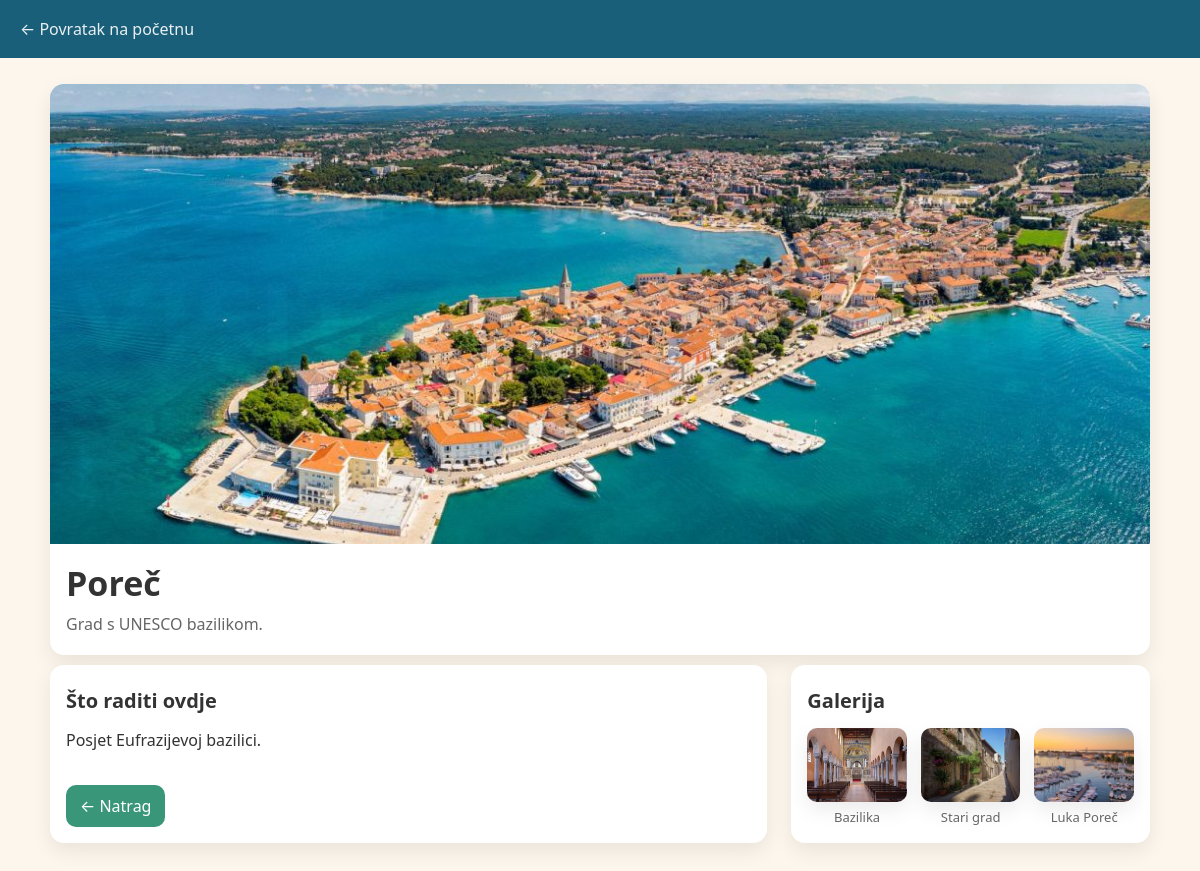
Page /city.php?id=5 on the committed database.
### tables this page shows
CREATE TABLE cities (
    id INT AUTO_INCREMENT PRIMARY KEY,
    name VARCHAR(255) NOT NULL,
    description TEXT NOT NULL,
    attractions TEXT,
    image VARCHAR(255)
);

CREATE TABLE city_images (
  id INT AUTO_INCREMENT PRIMARY KEY,
  city_id INT NOT NULL,
  image VARCHAR(255) NOT NULL,
  alt_text VARCHAR(255) DEFAULT NULL,
  FOREIGN KEY (city_id) REFERENCES cities(id) ON DELETE CASCADE
);

### city.php (the view, shortened to what this page needs)
<?php include 'db.php'; ?>
<!DOCTYPE html>
<html lang="hr">
<head>
</head>
<body>
<header>
  <a href="index.php">← Povratak na početnu</a>
</header>
<main class="wrap">
<?php
$id = isset($_GET['id']) ? intval($_GET['id']) : 0;
$res = $conn->query("SELECT * FROM cities WHERE id=$id");
if ($row = $res->fetch_assoc()):
  $name = htmlspecialchars($row['name'], ENT_QUOTES, 'UTF-8');
  $desc = nl2br(htmlspecialchars($row['description'], ENT_QUOTES, 'UTF-8'));
  $attr = nl2br(htmlspecialchars($row['attractions'], ENT_QUOTES, 'UTF-8'));
  $img  = htmlspecialchars($row['image'], ENT_QUOTES, 'UTF-8');
  $images = [];
  $gres = $conn->query("SELECT image, COALESCE(alt_text,'') AS alt_text FROM city_images WHERE city_id=$id");
  if ($gres) { while($g = $gres->fetch_assoc()){ $images[] = $g; } }
?>
  <section class="hero-card">
    <img class="hero-img" src="assets/images/<?= $img ?>" alt="<?= $name ?>">
    <h1><?= $name ?></h1>
    <p class="lead"><?= $desc ?></p>
  </section>
  <section class="content">
    <article class="card">
      <h3>Što raditi ovdje</h3>
      <p><?= $attr ?></p>
      <a class="back" href="index.php">← Natrag</a>
    </article>
    <aside class="card">
      <h3>Galerija</h3>
      <?php if (count($images)): ?>
        <div class="gallery">
          <?php foreach ($images as $gi):
            $gimg = htmlspecialchars($gi['image'], ENT_QUOTES, 'UTF-8');
            $alt  = htmlspecialchars($gi['alt_text'], ENT_QUOTES, 'UTF-8');
          ?>
            <div class="gitem">
              <img class="gimg" src="assets/images/<?= $gimg ?>" alt="<?= $alt ?: $name ?>">
              <?php if($alt): ?><div class="gcap"><?= $alt ?></div><?php endif; ?>
            </div>
          <?php endforeach; ?>
        </div>
      <?php else: ?>
        <p>Galerija za ovu lokaciju još nije dodana.</p>
      <?php endif; ?>
    </aside>
<?php else: ?>
  <p>Lokacija nije pronađena.</p>
  <a class="back" href="index.php">← Natrag</a>
<?php endif; ?>
</main>
</body>
</html>

### city.php (style rules this page uses)
:root { --bg:#fdf6ec; --card:#fff; --text:#333; --muted:#666; --brand:#3A9679; --brand-dark:#2d7a60; --shadow:0 8px 20px rgba(0,0,0,.08); --maxw:1100px; --radius:14px; }
html,body { margin:0;background:var(--bg);color:var(--text);font-family:system-ui,-apple-system,"Segoe UI",Roboto,"Helvetica Neue",Arial,"Noto Sans","Liberation Sans",sans-serif }
header { background:#1A5F7A; color:#fff; padding:18px 20px }
header a { color:#fff; text-decoration:none; opacity:.9 }
.wrap { max-width:var(--maxw); margin: 26px auto 60px; padding: 0 20px; }
.hero-card { background:var(--card); border-radius:var(--radius); box-shadow:var(--shadow); overflow:hidden }
.hero-img { width:100%; max-height:460px; object-fit:cover; display:block }
h1 { font-size: clamp(24px,3.2vw,34px); margin:16px 16px 6px }
.lead { margin:0 16px 18px; color:var(--muted); line-height:1.55 }
.content { display:grid; gap:24px; grid-template-columns: 2fr 1fr; margin-top: 10px; }
.card { background:var(--card); border-radius:var(--radius); box-shadow:var(--shadow); padding:16px }
h3 { margin:6px 0 14px; font-size:20px }
p { margin:0 0 12px; line-height:1.6 }
.gallery { display:grid; grid-template-columns: repeat(3, 1fr); gap: 14px; }
.gitem { display:flex; flex-direction:column; align-items:center; text-align:center; }
.gimg { width:100%; aspect-ratio: 4/3; object-fit:cover; border-radius:10px; box-shadow:var(--shadow); transition: transform .2s ease, box-shadow .2s ease, opacity .2s ease; cursor:pointer; }
.gcap { margin-top:6px; font-size:13px; color:var(--muted); }
.back { display:inline-block; margin-top: 20px; background:var(--brand); color:#fff; padding:10px 14px; border-radius:10px; text-decoration:none }

### rows in the picture
cities: image (picture), name "Poreč", description "Grad s UNESCO bazilikom.", attractions "Posjet Eufrazijevoj bazilici."
city_images: image (picture), alt "Bazilika"
city_images: image (picture), alt "Stari grad"
city_images: image (picture), alt "Luka Poreč"
